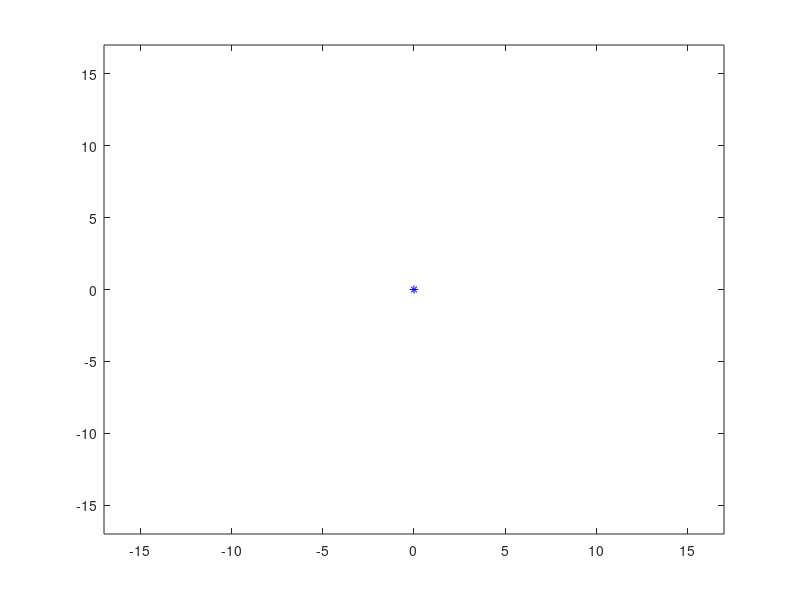

MATLAB code for this plot: (Note: this script raises an error after producing the figure.)
clear;
clc;

roboArm.L = [8, 8];
roboArm.offset = [0, 0];

plot(0,0,'b*');
axis([-17 17 -17 17]);
hold on;

ind = 1;

delay = 0.05;
numOfSteps = 30;

path = [getLine(-10,10,-10,5,numOfSteps);
        getCurve(-5,5,5,pi,2*pi,2*numOfSteps);
        getLine(0,5,0,10,numOfSteps);
        getLine(0,10,-2,10,numOfSteps);
        getLine(-2,10,-2,5,numOfSteps);
        getCurve(-5,5,3,0,-pi,2*numOfSteps);
        getLine(-8,5,-8,10,numOfSteps);
        getLine(-8,10,-10,10,numOfSteps);
        ];

for n = 1:length(path)
    theta = getikine(roboArm, [path(n,1), path(n,2)],'left');
    P = getfkine(roboArm, theta - roboArm.offset);
    locationX(ind) = P(1);
    locationY(ind) = P(2);
    ind = ind + 1;
    hold off;
    plot(locationX,locationY,'b');
    hold on;
    grid on;
    plotRobot(roboArm, theta);
    axis([-17 17 -17 17]);
    pause(delay);
end
